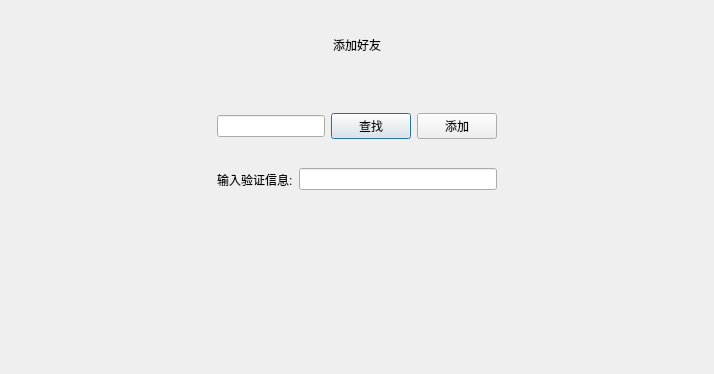
<?xml version="1.0" encoding="UTF-8"?>
<ui version="4.0">
 <class>addFriendDlg</class>
 <widget class="QDialog" name="addFriendDlg">
  <property name="geometry">
   <rect>
    <x>0</x>
    <y>0</y>
    <width>714</width>
    <height>374</height>
   </rect>
  </property>
  <property name="windowTitle">
   <string>添加好友</string>
  </property>
  <property name="windowIcon">
   <iconset resource="TinyChat.qrc">
    <normaloff>:/images/images/bitbug_favicon.ico</normaloff>:/images/images/bitbug_favicon.ico</iconset>
  </property>
  <layout class="QVBoxLayout" name="verticalLayout" stretch="1,2,2">
   <item>
    <widget class="QWidget" name="widget" native="true">
     <layout class="QHBoxLayout" name="horizontalLayout">
      <item>
       <widget class="QLabel" name="label_searchFriend">
        <property name="text">
         <string>添加好友</string>
        </property>
        <property name="alignment">
         <set>Qt::AlignCenter</set>
        </property>
       </widget>
      </item>
     </layout>
    </widget>
   </item>
   <item>
    <widget class="QWidget" name="widget_2" native="true">
     <layout class="QHBoxLayout" name="horizontalLayout_5">
      <item>
       <spacer name="horizontalSpacer">
        <property name="orientation">
         <enum>Qt::Horizontal</enum>
        </property>
        <property name="sizeHint" stdset="0">
         <size>
          <width>40</width>
          <height>20</height>
         </size>
        </property>
       </spacer>
      </item>
      <item>
       <widget class="QWidget" name="widget_5" native="true">
        <layout class="QVBoxLayout" name="verticalLayout_3">
         <item>
          <widget class="QWidget" name="widget_3" native="true">
           <layout class="QHBoxLayout" name="horizontalLayout_2">
            <item>
             <widget class="QLineEdit" name="lineEdit_searchFriend"/>
            </item>
            <item>
             <widget class="QPushButton" name="pushButton_searchFriend">
              <property name="minimumSize">
               <size>
                <width>30</width>
                <height>0</height>
               </size>
              </property>
              <property name="text">
               <string>查找</string>
              </property>
             </widget>
            </item>
            <item>
             <widget class="QPushButton" name="pushButton_addFriend">
              <property name="text">
               <string>添加</string>
              </property>
             </widget>
            </item>
           </layout>
          </widget>
         </item>
         <item>
          <widget class="QWidget" name="widget_4" native="true">
           <layout class="QHBoxLayout" name="horizontalLayout_4">
            <item>
             <widget class="QLabel" name="label">
              <property name="text">
               <string>输入验证信息:</string>
              </property>
             </widget>
            </item>
            <item>
             <widget class="QLineEdit" name="lineEdit_confirmInfo"/>
            </item>
           </layout>
          </widget>
         </item>
        </layout>
       </widget>
      </item>
      <item>
       <spacer name="horizontalSpacer_2">
        <property name="orientation">
         <enum>Qt::Horizontal</enum>
        </property>
        <property name="sizeHint" stdset="0">
         <size>
          <width>40</width>
          <height>20</height>
         </size>
        </property>
       </spacer>
      </item>
     </layout>
    </widget>
   </item>
   <item>
    <widget class="QWidget" name="widget_searchResult" native="true">
     <layout class="QHBoxLayout" name="horizontalLayout_3">
      <item>
       <spacer name="horizontalSpacer_3">
        <property name="orientation">
         <enum>Qt::Horizontal</enum>
        </property>
        <property name="sizeHint" stdset="0">
         <size>
          <width>40</width>
          <height>20</height>
         </size>
        </property>
       </spacer>
      </item>
      <item>
       <widget class="QWidget" name="widget_searchInfo" native="true">
        <layout class="QVBoxLayout" name="verticalLayout_2">
         <item>
          <widget class="QLabel" name="label_name">
           <property name="text">
            <string/>
           </property>
          </widget>
         </item>
         <item>
          <widget class="QLabel" name="label_account">
           <property name="text">
            <string/>
           </property>
          </widget>
         </item>
         <item>
          <widget class="QLabel" name="label_is_friend">
           <property name="text">
            <string/>
           </property>
          </widget>
         </item>
         <item>
          <widget class="QLabel" name="label_is_online">
           <property name="text">
            <string/>
           </property>
          </widget>
         </item>
        </layout>
       </widget>
      </item>
      <item>
       <spacer name="horizontalSpacer_4">
        <property name="orientation">
         <enum>Qt::Horizontal</enum>
        </property>
        <property name="sizeHint" stdset="0">
         <size>
          <width>40</width>
          <height>20</height>
         </size>
        </property>
       </spacer>
      </item>
     </layout>
    </widget>
   </item>
  </layout>
 </widget>
 <resources>
  <include location="TinyChat.qrc"/>
 </resources>
 <connections/>
</ui>
